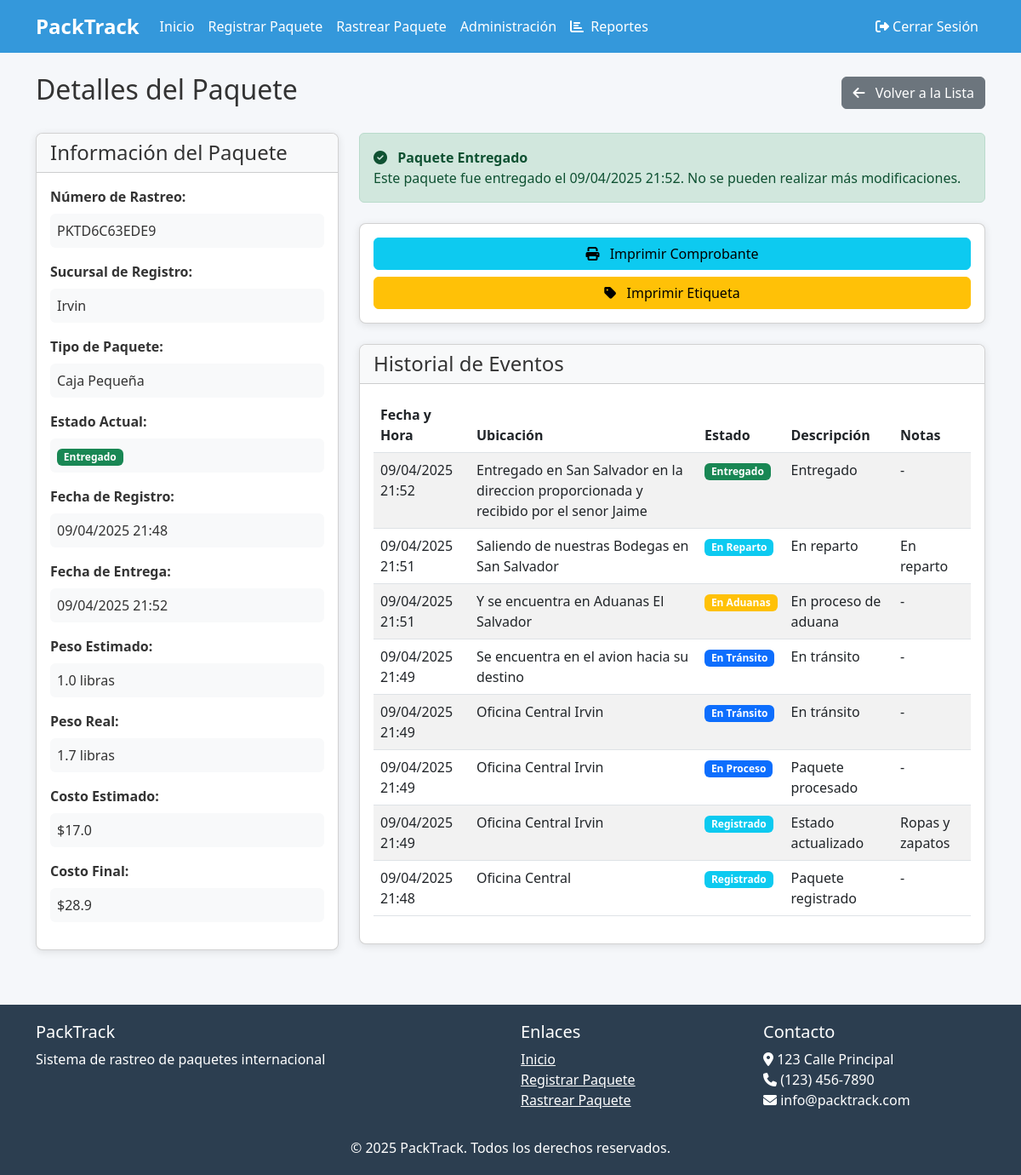
The page /admin/package/PKTD6C63EDE9 (signed in) on the database its author committed.
### models.py (models this page shows, shortened)
class Package(db.Model):
    __tablename__ = 'packages'
    id = db.Column(db.Integer, primary_key=True)
    tracking_number = db.Column(db.String(20), unique=True, nullable=False, default=generate_tracking_number)
    customer_id = db.Column(db.Integer, db.ForeignKey('customers.id'), nullable=False)
    branch = db.Column(db.String(50), nullable=False, default='irvin')
    sender_name = db.Column(db.String(100), nullable=False)
    sender_email = db.Column(db.String(100), nullable=False)
    sender_phone = db.Column(db.String(20), nullable=False)
    recipient_name = db.Column(db.String(100), nullable=False)
    recipient_address = db.Column(db.Text, nullable=False)
    recipient_phone = db.Column(db.String(20), nullable=False)
    destination_country_code = db.Column(db.String(3), nullable=False)
    destination_country_name = db.Column(db.String(50), nullable=False)
    estimated_weight = db.Column(db.Float, nullable=False)
    actual_weight = db.Column(db.Float)
    estimated_cost = db.Column(db.Float, nullable=False)
    final_cost = db.Column(db.Float)
    package_type = db.Column(db.Enum(PackageTypeEnum), nullable=False)
    status = db.Column(db.Enum(StatusEnum), default=StatusEnum.REGISTERED, nullable=False)
    registration_date = db.Column(db.DateTime, default=datetime.utcnow, nullable=False)
    delivery_date = db.Column(db.DateTime)
    current_location = db.Column(db.String(100), default="Oficina Central")
    notification_sent = db.Column(db.Boolean, default=False)
    events = db.relationship('TrackingEvent', backref='package', lazy=True, cascade="all, delete-orphan")

class TrackingEvent(db.Model):
    __tablename__ = 'tracking_events'
    id = db.Column(db.Integer, primary_key=True)
    package_id = db.Column(db.Integer, db.ForeignKey('packages.id'), nullable=False)
    date = db.Column(db.DateTime, default=datetime.utcnow, nullable=False)
    location = db.Column(db.String(100), nullable=False)
    status = db.Column(db.Enum(StatusEnum), nullable=False)
    description = db.Column(db.String(200), nullable=False)
    notes = db.Column(db.Text)
    created_by_id = db.Column(db.Integer, db.ForeignKey('users.id'))
    created_by = db.relationship('User', backref='events')

### app.py (the view, shortened to what this page needs)
@app.route('/admin/package/<tracking_number>', methods=['GET', 'POST'])
@admin_required
def admin_package_detail(tracking_number):
    package = Package.query.filter_by(tracking_number=tracking_number).first_or_404()
    events = TrackingEvent.query.filter_by(package_id=package.id).order_by(TrackingEvent.date.desc()).all()
    return render_template('admin/package_detail.html', package=package, events=events, StatusEnum=StatusEnum)

### app.py (called while the page is built)
def admin_required(f):
    @wraps(f)
    def decorated_function(*args, **kwargs):
        if 'user_id' not in session:
            flash('Por favor inicie sesión para acceder a esta página', 'warning')
            return redirect(url_for('login', next=request.url))
        user = User.query.get(session['user_id'])
        if not user or not user.is_admin:
            flash('No tiene permisos para acceder a esta página', 'danger')
            return redirect(url_for('index'))
        return f(*args, **kwargs)
    return decorated_function

### Templates/admin/package_detail.html (shortened to what this page needs)
{% extends 'base.html' %}
{% block content %}
<div class="d-flex justify-content-between align-items-center mb-4">
    <h2>Detalles del Paquete</h2>
    <div>
        <a href="{{ url_for('admin_packages') }}" class="btn btn-secondary">
            <i class="fas fa-arrow-left me-2"></i> Volver a la Lista
        </a>
    </div>
</div>
<div class="row">
    <div class="col-md-4">
        <div class="card mb-4">
            <div class="card-header">
                <h4 class="mb-0">Información del Paquete</h4>
            </div>
            <div class="card-body">
                <p class="mb-2"><strong>Número de Rastreo:</strong></p>
                <div class="p-2 bg-light rounded mb-3">{{ package.tracking_number }}</div>
                <p class="mb-2"><strong>Sucursal de Registro:</strong></p>
                <div class="p-2 bg-light rounded mb-3">
                    {% if package.branch == 'irvin' %}
                        Irvin
                    {% elif package.branch == 'carrolton' %}
                        Carrolton
                    {% elif package.branch == 'oklahoma' %}
                        Oklahoma
                    {% else %}
                        No especificado
                    {% endif %}
                </div>
                <p class="mb-2"><strong>Tipo de Paquete:</strong></p>
                <div class="p-2 bg-light rounded mb-3">
                    {% if package.package_type.value == 'document' %}
                        Documento
                    {% elif package.package_type.value == 'box-small' %}
                        Caja Pequeña
                    {% elif package.package_type.value == 'box-medium' %}
                        Caja Mediana
                    {% elif package.package_type.value == 'box-large' %}
                        Caja Grande
                    {% elif package.package_type.value == 'fragile' %}
                        Frágil
                    {% elif package.package_type.value == 'special' %}
                        Especial
                    {% endif %}
                </div>
                <p class="mb-2"><strong>Estado Actual:</strong></p>
                <div class="p-2 bg-light rounded mb-3">
                    {% if package.status.value == 'registered' %}
                        <span class="badge bg-info">Registrado</span>
                    {% elif package.status.value == 'processing' %}
                        <span class="badge bg-primary">En Proceso</span>
                    {% elif package.status.value == 'transit' %}
                        <span class="badge bg-primary">En Tránsito</span>
                    {% elif package.status.value == 'customs' %}
                        <span class="badge bg-warning">En Aduanas</span>
                    {% elif package.status.value == 'delivery' %}
                        <span class="badge bg-info">En Reparto</span>
                    {% elif package.status.value == 'delivered' %}
                        <span class="badge bg-success">Entregado</span>
                    {% else %}
                        <span class="badge bg-secondary">{{ package.status.value }}</span>
                    {% endif %}
                </div>
                <p class="mb-2"><strong>Fecha de Registro:</strong></p>
                <div class="p-2 bg-light rounded mb-3">{{ package.registration_date.strftime('%d/%m/%Y %H:%M') }}</div>
                {% if package.delivery_date %}
                <p class="mb-2"><strong>Fecha de Entrega:</strong></p>
                <div class="p-2 bg-light rounded mb-3">{{ package.delivery_date.strftime('%d/%m/%Y %H:%M') }}</div>
                {% endif %}
                <p class="mb-2"><strong>Peso Estimado:</strong></p>
                <div class="p-2 bg-light rounded mb-3">{{ package.estimated_weight }} libras</div>
                {% if package.actual_weight %}
                <p class="mb-2"><strong>Peso Real:</strong></p>
                <div class="p-2 bg-light rounded mb-3">{{ package.actual_weight }} libras</div>
                {% endif %}
                <p class="mb-2"><strong>Costo Estimado:</strong></p>
                <div class="p-2 bg-light rounded mb-3">${{ package.estimated_cost }}</div>
                {% if package.final_cost %}
                <p class="mb-2"><strong>Costo Final:</strong></p>
                <div class="p-2 bg-light rounded mb-3">${{ package.final_cost }}</div>
                {% endif %}
            </div>
        </div>
    </div>
    <div class="col-md-8">
        {% if package.status.value == 'delivered' %}
        <div class="alert alert-success mb-4">
            <i class="fas fa-check-circle me-2"></i>
            <strong>Paquete Entregado</strong>
            <p class="mb-0">Este paquete fue entregado el {{ package.delivery_date.strftime('%d/%m/%Y %H:%M') }}. No se pueden realizar más modificaciones.</p>
        </div>
        {% endif %}
        <div class="card mb-4">
            <div class="card-body">
                <div class="d-grid gap-2">
                    <a href="{{ url_for('print_ticket', tracking_number=package.tracking_number) }}" target="_blank" class="btn btn-info">
                        <i class="fas fa-print me-2"></i> Imprimir Comprobante
                    </a>
                    <a href="{{ url_for('print_label', tracking_number=package.tracking_number) }}" target="_blank" class="btn btn-warning">
                        <i class="fas fa-tag me-2"></i> Imprimir Etiqueta
                    </a>
                </div>
            </div>
        </div>
        <div class="card">
            <div class="card-header">
                <h4 class="mb-0">Historial de Eventos</h4>
            </div>
            <div class="card-body">
                <div class="table-responsive">
                    <table class="table table-striped">
                        <thead>
                            <tr>
                                <th>Fecha y Hora</th>
                                <th>Ubicación</th>
                                <th>Estado</th>
                                <th>Descripción</th>
                                <th>Notas</th>
                            </tr>
                        </thead>
                        <tbody>
                            {% for event in events %}
                            <tr>
                                <td>{{ event.date.strftime('%d/%m/%Y %H:%M') }}</td>
                                <td>{{ event.location }}</td>
                                <td>
                                    {% if event.status.value == 'registered' %}
                                        <span class="badge bg-info">Registrado</span>
                                    {% elif event.status.value == 'processing' %}
                                        <span class="badge bg-primary">En Proceso</span>
                                    {% elif event.status.value == 'transit' %}
                                        <span class="badge bg-primary">En Tránsito</span>
                                    {% elif event.status.value == 'customs' %}
                                        <span class="badge bg-warning">En Aduanas</span>
                                    {% elif event.status.value == 'delivery' %}
                                        <span class="badge bg-info">En Reparto</span>
                                    {% elif event.status.value == 'delivered' %}
                                        <span class="badge bg-success">Entregado</span>
                                    {% else %}
                                        <span class="badge bg-secondary">{{ event.status.value }}</span>
                                    {% endif %}
                                </td>
                                <td>{{ event.description }}</td>
                                <td>{{ event.notes or '-' }}</td>
                            </tr>
                            {% endfor %}
                        </tbody>
                    </table>
                </div>
            </div>
        </div>
    </div>
</div>
{% endblock %}

### Templates/base.html (style rules this page uses)
:root { --primary-color: #3498db; --secondary-color: #2980b9; --success-color: #2ecc71; --warning-color: #f39c12; --danger-color: #e74c3c; --light-color: #ecf0f1; --dark-color: #2c3e50; }
body { font-family: 'Segoe UI', Tahoma, Geneva, Verdana, sans-serif; background-color: #f5f7fa; color: #333; }
.card { border-radius: 8px; box-shadow: 0 2px 10px rgba(0, 0, 0, 0.1); margin-bottom: 20px; overflow: hidden; }
.card-header { background-color: #f8f9fa; font-weight: bold; }

### rows shown on the page
Package: tracking_number "PKTD6C63EDE9", registration_date "09/04/2025 21:48", delivery_date "09/04/2025 21:52", estimated_weight "1.0", actual_weight "1.7", estimated_cost "17.0", final_cost "28.9"
TrackingEvent: date "09/04/2025 21:52", location "Entregado en San Salvador en la direccion proporcionada y recibido por el senor Jaime", status "Entregado", description "Entregado", notes "-"
TrackingEvent: date "09/04/2025 21:51", location "Saliendo de nuestras Bodegas en San Salvador", status "En Reparto", description "En reparto", notes "En reparto"
TrackingEvent: date "09/04/2025 21:51", location "Y se encuentra en Aduanas El Salvador", status "En Aduanas", description "En proceso de aduana", notes "-"
TrackingEvent: date "09/04/2025 21:49", location "Se encuentra en el avion hacia su destino", status "En Tránsito", description "En tránsito", notes "-"
TrackingEvent: date "09/04/2025 21:49", location "Oficina Central Irvin", status "En Tránsito", description "En tránsito", notes "-"
TrackingEvent: date "09/04/2025 21:49", location "Oficina Central Irvin", status "En Proceso", description "Paquete procesado", notes "-"
TrackingEvent: date "09/04/2025 21:49", location "Oficina Central Irvin", status "Registrado", description "Estado actualizado", notes "Ropas y zapatos"
TrackingEvent: date "09/04/2025 21:48", location "Oficina Central", status "Registrado", description "Paquete registrado", notes "-"
